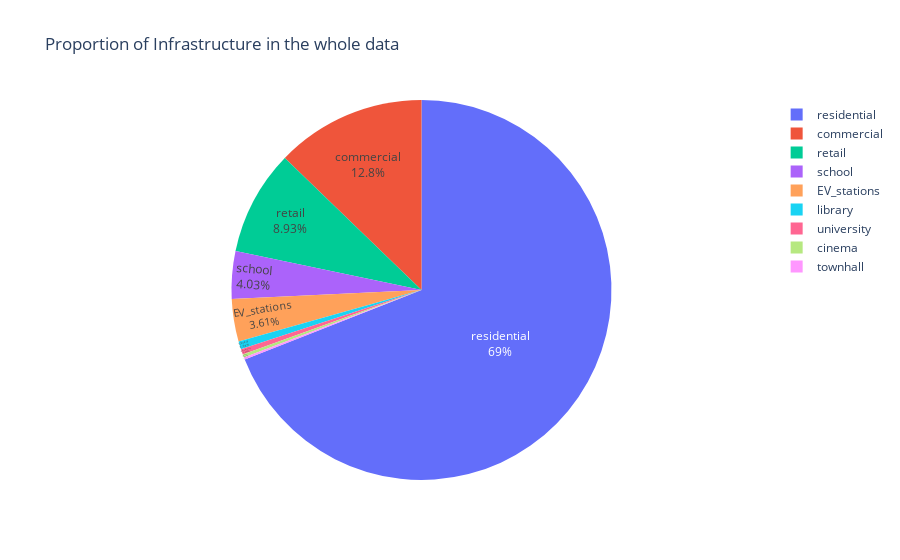

The code cell stored with this chart in its notebook:
### Code cell
#@title Plot : Proportion of Infrastructure in the whole data

# Calculate the total counts for each column
total_counts = df[cols_infra_long_stay].sum()

# Create a DataFrame for the pie chart data
data = {'Infrastructure': cols_infra_long_stay, 'Count': total_counts}
df_pie = pd.DataFrame(data)

# Plot the pie chart
fig = px.pie(df_pie, values='Count', names='Infrastructure', title='Proportion of Infrastructure in the whole data')
fig.update_traces(textposition='inside', textinfo='percent+label')
fig.show()

### Figure 1 — Plotly figure (JSON) as saved in the notebook; plotly's stock layout.template omitted (floating-point values rounded to 4 significant figures)
{"data": [{"domain": {"x": [0, 1], "y": [0, 1]}, "hovertemplate": "Infrastructure=%{label}<br>Count=%{value}<extra></extra>", "labels": ["EV_stations", "school", "university", "cinema", "library", "residential", "commercial", "retail", "townhall"], "legendgroup": "", "name": "", "showlegend": true, "textinfo": "percent+label", "textposition": "inside", "type": "pie", "values": [2105, 2348, 270, 165, 396, 40204, 7445, 5203, 103]}], "layout": {"legend": {"tracegroupgap": 0}, "title": {"text": "Proportion of Infrastructure in the whole data"}}}
